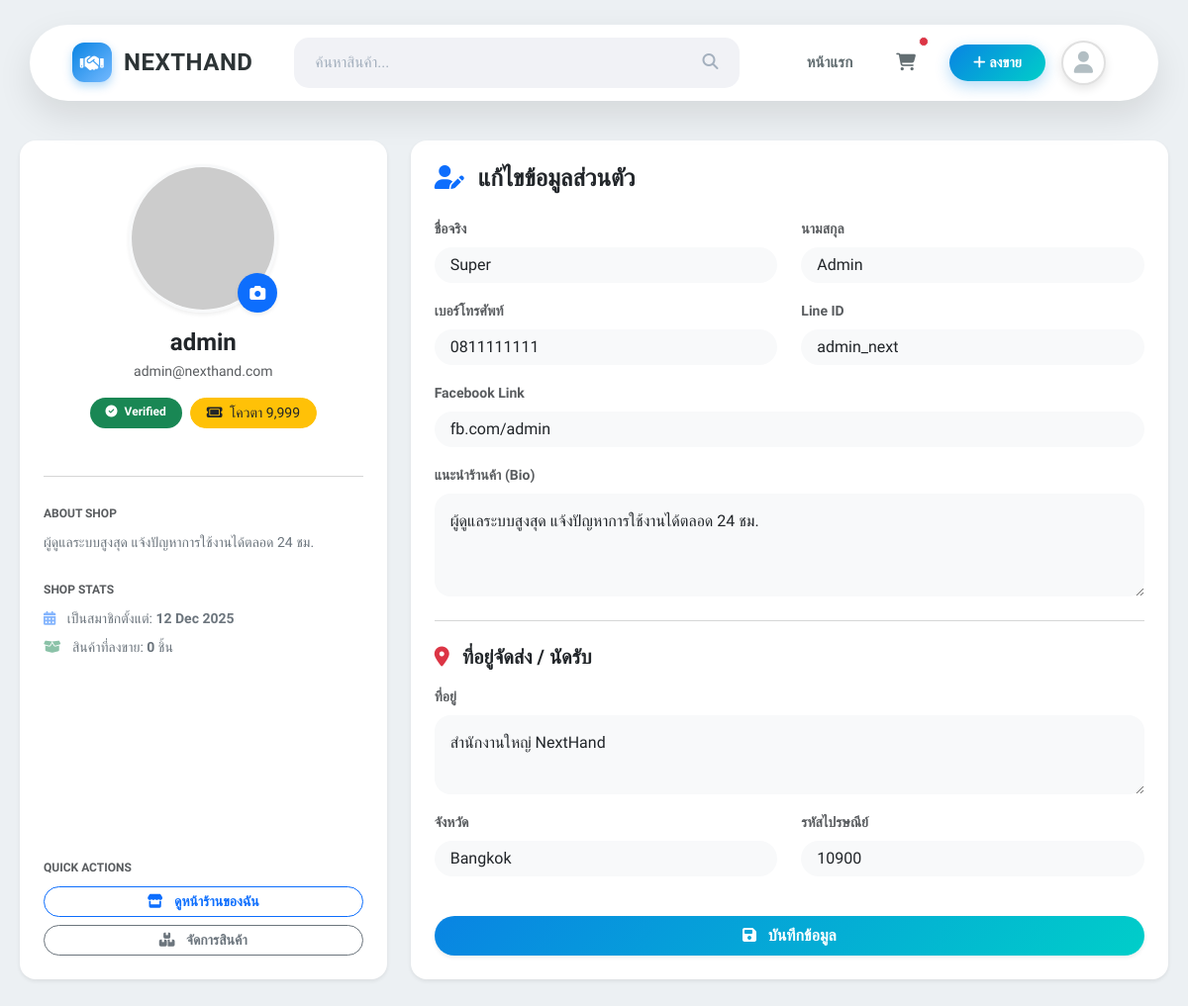
The app's page /profile/index.php (signed in) with its own data.
### tables this page shows
CREATE TABLE `users` (
  `id` int NOT NULL,
  `username` varchar(50) NOT NULL,
  `password` varchar(255) NOT NULL,
  `email` varchar(100) NOT NULL,
  `role` enum('user','admin') DEFAULT 'user',
  `first_name` varchar(100) DEFAULT NULL COMMENT 'ชื่อจริง',
  `last_name` varchar(100) DEFAULT NULL COMMENT 'นามสกุล',
  `profile_image` varchar(255) DEFAULT 'default.png' COMMENT 'รูปโปรไฟล์',
  `bio` text COMMENT 'แนะนำร้านค้า',
  `phone` varchar(20) DEFAULT NULL,
  `line_id` varchar(50) DEFAULT NULL,
  `facebook_link` varchar(255) DEFAULT NULL,
  `address` text COMMENT 'ที่อยู่จัดส่ง',
  `province` varchar(100) DEFAULT NULL COMMENT 'จังหวัด',
  `zipcode` varchar(10) DEFAULT NULL,
  `item_quota` int DEFAULT '10' COMMENT 'จำนวนของที่ลงขายได้',
  `is_verified` tinyint(1) DEFAULT '0' COMMENT '0=ยังไม่ยืนยัน, 1=ยืนยันแล้ว',
  `status` enum('active','banned','suspended') DEFAULT 'active' COMMENT 'สถานะบัญชี',
  `last_login` timestamp NULL DEFAULT NULL,
  `created_at` timestamp NULL DEFAULT CURRENT_TIMESTAMP,
  `updated_at` timestamp NULL DEFAULT CURRENT_TIMESTAMP ON UPDATE CURRENT_TIMESTAMP
);

### profile/index.php (the view, shortened to what this page needs)
<?php
require "../config/db.php";
$user_id = $_SESSION["user_id"];
$stmt = $pdo->prepare("SELECT * FROM users WHERE id = ?");
$stmt->execute([$user_id]);
$user = $stmt->fetch();
$stmt_count = $pdo->prepare(
  "SELECT COUNT(*) FROM products WHERE user_id = ? AND status = 'active'",
);
$stmt_count->execute([$user_id]);
$active_product_count = $stmt_count->fetchColumn();
?>
<!DOCTYPE html>
<html lang="th">
<head>
</head>
<body>
    <?php include "../includes/navbar.php"; ?>
    <div class="container-main">
        <div class="row align-items-stretch">
            <div class="col-md-4 mb-4">
                <div class="card border-0 shadow-sm rounded-4 p-4 bg-white h-100">
                    <div class="text-center">
                        <div class="position-relative d-inline-block mb-3">
                            <?php
                            $img_file = !empty($user["profile_image"])
                              ? $user["profile_image"]
                              : "default.png";
                            $img_path = "../uploads/" . $img_file;
                            if (!file_exists($img_path)) {
                              $img_path =
                                "https://via.placeholder.com/150?text=User";
                            }
                            ?>
                            <img id="preview-avatar" src="<?php echo $img_path; ?>" class="rounded-circle border border-3 border-light shadow-sm" style="width: 150px; height: 150px; object-fit: cover;">
                            <label for="fileUpload" class="position-absolute bottom-0 end-0 bg-primary text-white rounded-circle p-2 shadow-sm" style="cursor: pointer; width: 40px; height: 40px; display: flex; align-items: center; justify-content: center;">
                                <i class="fa-solid fa-camera"></i>
                            </label>
                        </div>
                        <h4 class="fw-bold mb-1 text-dark"><?php echo htmlspecialchars(
                          $user["username"],
                        ); ?></h4>
                        <p class="text-muted small mb-3"><?php echo htmlspecialchars(
                          $user["email"],
                        ); ?></p>
                        <div class="d-flex justify-content-center gap-2 mb-4">
                            <?php if ($user["is_verified"]): ?>
                                <span class="badge bg-success rounded-pill px-3 py-2"><i class="fa-solid fa-circle-check me-1"></i> Verified</span>
                            <?php else: ?>
                                <a href="#" class="btn btn-sm btn-outline-secondary rounded-pill px-3">ยืนยันตัวตน</a>
                            <?php endif; ?>
                            <a href="../topup/" class="btn btn-sm btn-warning text-dark rounded-pill px-3">
                                <i class="fa-solid fa-ticket me-1"></i> โควตา <?php echo number_format(
                                  $user["item_quota"],
                                ); ?>
                            </a>
                        </div>
                    </div>
                    <hr class="text-muted opacity-25 my-4">
                    <div class="mb-4">
                        <small class="text-muted fw-bold text-uppercase" style="font-size: 0.75rem;">About Shop</small>
                        <p class="small text-secondary mt-2 mb-0">
                            <?php echo !empty($user["bio"])
                              ? nl2br(htmlspecialchars($user["bio"]))
                              : "- ยังไม่มีข้อมูลแนะนำร้านค้า -"; ?>
                        </p>
                    </div>
                    <div class="mb-4">
                        <small class="text-muted fw-bold text-uppercase" style="font-size: 0.75rem;">Shop Stats</small>
                        <ul class="list-unstyled mt-2 mb-0 small text-secondary">
                            <li class="mb-2">
                                <i class="fa-solid fa-calendar-alt me-2 text-primary opacity-50"></i>
                                เป็นสมาชิกตั้งแต่: <strong><?php echo date(
                                  "d M Y",
                                  strtotime($user["created_at"]),
                                ); ?></strong>
                            </li>
                            <li>
                                <i class="fa-solid fa-box-open me-2 text-success opacity-50"></i>
                                สินค้าที่ลงขาย: <strong><?php echo number_format(
                                  $active_product_count,
                                ); ?></strong> ชิ้น
                            </li>
                        </ul>
                    </div>
                    <div class="mt-auto">
                        <small class="text-muted fw-bold text-uppercase" style="font-size: 0.75rem;">Quick Actions</small>
                        <div class="d-grid gap-2 mt-2">
                            <a href="../shop.php?user=<?php echo $user[
                              "id"
                            ]; ?>" class="btn btn-outline-primary rounded-pill btn-sm fw-bold">
                                <i class="fa-solid fa-store me-2"></i> ดูหน้าร้านของฉัน
                            </a>
                            <a href="../my-products/" class="btn btn-outline-secondary rounded-pill btn-sm fw-bold">
                                <i class="fa-solid fa-boxes-stacked me-2"></i> จัดการสินค้า
                            </a>
                        </div>
                    </div>
                </div>
            </div>
            <div class="col-md-8 mb-4">
                <div class="card border-0 shadow-sm rounded-4 p-4 bg-white h-100">
                    <h4 class="fw-bold mb-4 text-dark"><i class="fa-solid fa-user-pen text-primary me-2"></i> แก้ไขข้อมูลส่วนตัว</h4>
                    <form method="post" enctype="multipart/form-data">
                        <div class="row">
                            <div class="col-md-6 mb-3">
                                <label class="form-label text-muted small fw-bold">ชื่อจริง</label>
                                <input type="text" name="first_name" class="form-control rounded-pill bg-light border-0 px-3" value="<?php echo htmlspecialchars(
                                  $user["first_name"] ?? "",
                                ); ?>">
                            </div>
                            <div class="col-md-6 mb-3">
                                <label class="form-label text-muted small fw-bold">นามสกุล</label>
                                <input type="text" name="last_name" class="form-control rounded-pill bg-light border-0 px-3" value="<?php echo htmlspecialchars(
                                  $user["last_name"] ?? "",
                                ); ?>">
                            </div>
                        </div>
                        <div class="row">
                            <div class="col-md-6 mb-3">
                                <label class="form-label text-muted small fw-bold">เบอร์โทรศัพท์</label>
                                <input type="text" name="phone" class="form-control rounded-pill bg-light border-0 px-3" value="<?php echo htmlspecialchars(
                                  $user["phone"] ?? "",
                                ); ?>">
                            </div>
                            <div class="col-md-6 mb-3">
                                <label class="form-label text-muted small fw-bold">Line ID</label>
                                <input type="text" name="line_id" class="form-control rounded-pill bg-light border-0 px-3" value="<?php echo htmlspecialchars(
                                  $user["line_id"] ?? "",
                                ); ?>">
                            </div>
                        </div>
                        <div class="mb-3">
                            <label class="form-label text-muted small fw-bold">Facebook Link</label>
                            <input type="text" name="facebook_link" class="form-control rounded-pill bg-light border-0 px-3" placeholder="https://facebook.com/..." value="<?php echo htmlspecialchars(
                              $user["facebook_link"] ?? "",
                            ); ?>">
                        </div>
                        <div class="mb-3">
                            <label class="form-label text-muted small fw-bold">แนะนำร้านค้า (Bio)</label>
                            <textarea name="bio" class="form-control rounded-4 bg-light border-0 p-3" rows="3" placeholder="เขียนแนะนำร้านค้าของคุณสั้นๆ..."><?php echo htmlspecialchars(
                              $user["bio"] ?? "",
                            ); ?></textarea>
                        </div>
                        <hr class="my-4 text-muted opacity-25">
                        <h5 class="fw-bold mb-3 text-dark"><i class="fa-solid fa-location-dot text-danger me-2"></i> ที่อยู่จัดส่ง / นัดรับ</h5>
                        <div class="mb-3">
                            <label class="form-label text-muted small fw-bold">ที่อยู่</label>
                            <textarea name="address" class="form-control rounded-4 bg-light border-0 p-3" rows="2"><?php echo htmlspecialchars(
                              $user["address"] ?? "",
                            ); ?></textarea>
                        </div>
                        <div class="row">
                            <div class="col-md-6 mb-3">
                                <label class="form-label text-muted small fw-bold">จังหวัด</label>
                                <input type="text" name="province" class="form-control rounded-pill bg-light border-0 px-3" value="<?php echo htmlspecialchars(
                                  $user["province"] ?? "",
                                ); ?>">
                            </div>
                            <div class="col-md-6 mb-3">
                                <label class="form-label text-muted small fw-bold">รหัสไปรษณีย์</label>
                                <input type="text" name="zipcode" class="form-control rounded-pill bg-light border-0 px-3" value="<?php echo htmlspecialchars(
                                  $user["zipcode"] ?? "",
                                ); ?>">
                            </div>
                        </div>
                        <div class="d-grid mt-4">
                            <button type="submit" class="btn btn-primary rounded-pill py-2 fw-bold shadow-sm" style="background: linear-gradient(135deg, #0984e3 0%, #00cec9 100%); border: none;">
                                <i class="fa-solid fa-save me-2"></i> บันทึกข้อมูล
                            </button>
                        </div>
                    </form>
                </div>
            </div>
        </div>
    </div>
</body>
</html>

### assets/css/style.css (style rules this page uses)
body { font-family: 'Kanit', sans-serif; background-color: #ecf0f3; margin: 0; padding-bottom: 50px; }
a { text-decoration: none; }
.container-main { max-width: 1600px; margin: 40px auto; padding: 0 20px; }

### records on screen
users: username "admin", email "admin@nexthand.com", item_quota "9,999", bio "ผู้ดูแลระบบสูงสุด แจ้งปัญหาการใช้งานได้ตลอด 24 ชม.", created_at "12 Dec 2025", first_name "Super", last_name "Admin", phone "0811111111", line_id "admin_next", facebook_link "fb.com/admin", address "สำนักงานใหญ่ NextHand", province "Bangkok", zipcode "10900"

### other values on screen
$active_product_count "0"
